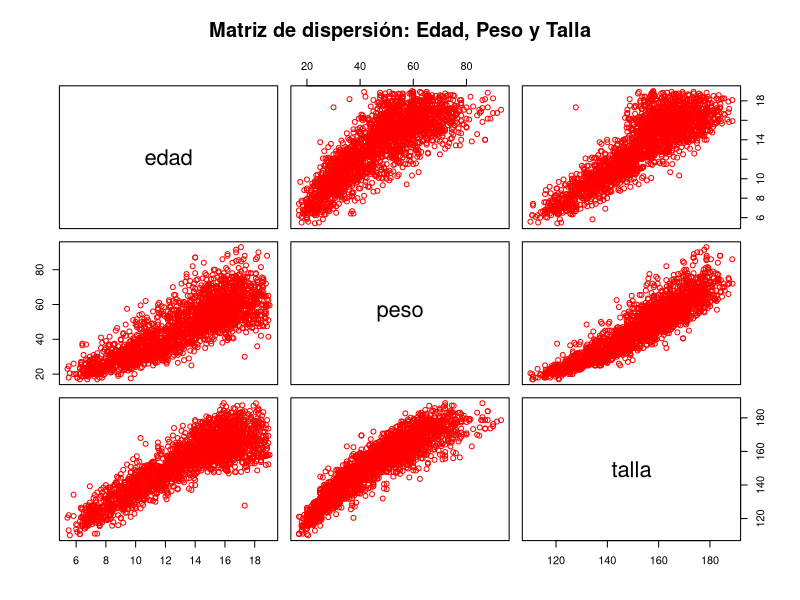

Reproduce this figure in R.
## ---- chunk 1
# Cargar el archivo children.csv y hacemos de DataFrame pediatria
pediatria <- read.csv2("children.csv")

# Visualizamos los seis primeros datos
head(pediatria)
## ---- chunk 2
# Eliminar la primera columna (asumiendo que no es numérica o es un ID)
pediatria_clean <- pediatria[, -1]
head(pediatria_clean)
## ---- chunk 3

## ---- chunk 4

# Eliminamos la primera columna sexo (asumiendo que no es numérica o es un ID)
pediatria_clean <- pediatria[, -1]

# Visualizamos el nuevo DataFrame limpio de la primera columna
head(pediatria_clean)
## ---- chunk 5
# Definimos colores según el sexo (ajusta la columna según tu dataset)
colores <- ifelse(pediatria$sexo == "M", "blue", "red") 

# Representamos las variables de interés: edad, peso y talla
# Nota: Asegúrate de que los nombres de las columnas coincidan con tu CSV
pairs(pediatria_clean[, c("edad", "peso", "talla")], 
      col = colores, 
      main = "Matriz de dispersión: Edad, Peso y Talla")

## ---- chunk 6
# Seleccionamos solo las columnas de interés
vars_interes <- pediatria_clean[, c("edad", "peso", "talla")]

# Calculamos la matriz de correlación
matriz_corr <- cor(vars_interes, use = "complete.obs")

# Si deseas ver el valor absoluto como en tu ejemplo original:
corr_abs <- abs(matriz_corr)

print(corr_abs)
